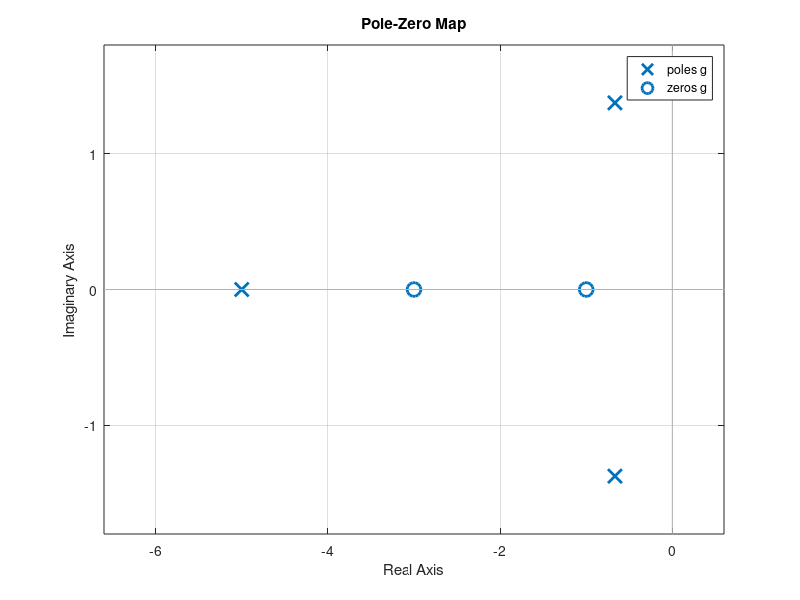

MATLAB code to generate this figure:
% Hardik Chhabra 2020UEA6504
clc; 
close all; 
clear all;

num = [1 4 3];
den = conv([1 5], [3 4 7]);
g = tf(num, den);
[z, p, k] = tf2zp(num, den);
pzmap(g)

p = [-2 1];
z= [-1];
k=7;
[num, den] = zp2tf(z', p', k);
g = tf(num, den)

% saveas(gcf,'PoleZero.png')